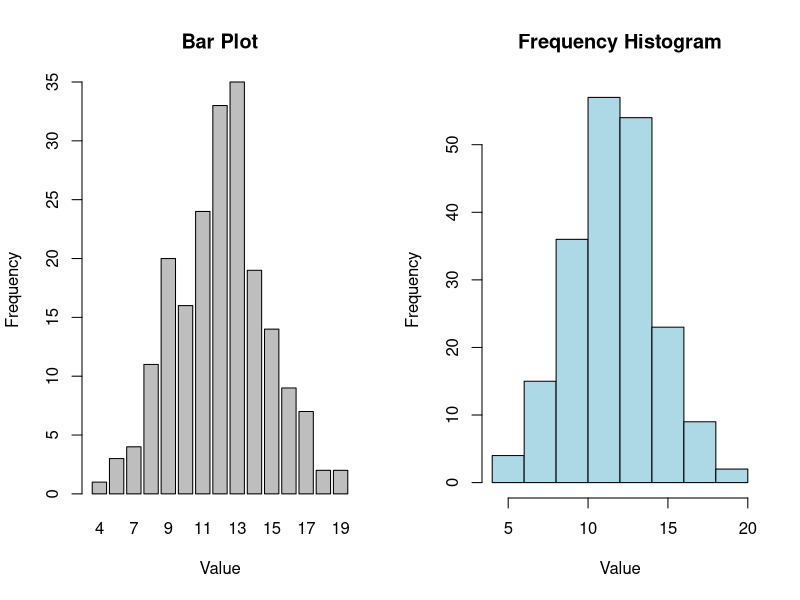

Generate this figure with R:
set.seed(111)
size = 30
random_Binoms = rbinom(200, size, 0.4)
par(mfrow = c(1, 2))
barplot(table(random_Binoms), main = "Bar Plot", xlab = "Value", ylab = "Frequency")

hist(random_Binoms,  main = "Frequency Histogram", xlab = "Value", ylab = "Frequency", col = "lightblue")
